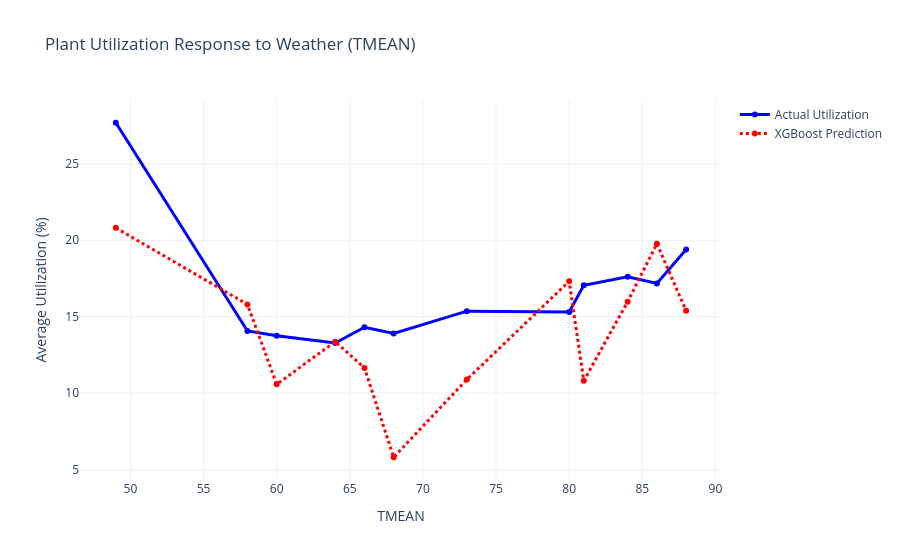

Write notebook code for a chart like this one.
### Markdown cell above
## Plant Utilization Response to Heating Degree Days (HDD)

> **Key Takeaway:** Heating Degree Days track cold weather stress, and as HDD rises past 6, plant usage shoots straight up to power heating across the grid.

* **Steady during mild days, steep climb in the cold**
When HDD stays low between 1 and 6, average utilization sits flat around 13 to 14 percent. Once severe cold hits and HDD reaches 16, actual plant usage spikes up to nearly 28 percent.

* **XGBoost catches the ramp up**
The red dotted line follows the exact same trajectory. It holds flat during mild weather and then ramps up steeply as soon as heating demand takes off.

* **Conservative on the biggest spike**
The model captures the direction cleanly, though it plays it a bit safe at the highest point, predicting 21 percent where actual usage hit 28. This shows the model avoids overreacting while still catching the upward trend.

### Code cell
import pandas as pd
import plotly.graph_objects as go

# 1. Select your weather column (CDD, HDD, or temp)
# We group by the weather variable to see how plant usage responds
weather_col = 'TMEAN' if 'TMEAN' in test_clean.columns else feature_cols[0]

plot_df_weather = test_clean[[weather_col, 'utilization_pct']].copy()
plot_df_weather['predicted_utilization'] = y_pred_reconstructed

# Round weather values so we can group them into clean bins
plot_df_weather['weather_bin'] = plot_df_weather[weather_col].round()

weather_grouped = plot_df_weather.groupby('weather_bin')[['utilization_pct', 'predicted_utilization']].mean().reset_index()
weather_grouped = weather_grouped.sort_values('weather_bin')

# 2. Create the plot
fig_weather = go.Figure()

fig_weather.add_trace(go.Scatter(
    x=weather_grouped['weather_bin'], 
    y=weather_grouped['utilization_pct'],
    mode='lines+markers', 
    name='Actual Utilization',
    line=dict(color='blue', width=3)
))

fig_weather.add_trace(go.Scatter(
    x=weather_grouped['weather_bin'], 
    y=weather_grouped['predicted_utilization'],
    mode='lines+markers', 
    name='XGBoost Prediction',
    line=dict(color='red', width=3, dash='dot')
))

fig_weather.update_layout(
    title=f'Plant Utilization Response to Weather ({weather_col})',
    xaxis_title=weather_col,
    yaxis_title='Average Utilization (%)',
    template='plotly_white',
    hovermode='x unified'
)

fig_weather.show()

### Figure 1 — Plotly figure (JSON) as saved in the notebook; plotly's stock layout.template omitted (floating-point values rounded to 4 significant figures)
{"data": [{"line": {"color": "blue", "width": 3}, "mode": "lines+markers", "name": "Actual Utilization", "type": "scatter", "x": [49.0, 58.0, 60.0, 64.0, 66.0, 68.0, 73.0, 80.0, 81.0, 84.0, 86.0, 88.0], "y": [27.69, 14.06, 13.74, 13.28, 14.31, 13.9, 15.36, 15.31, 17.06, 17.61, 17.17, 19.39]}, {"line": {"color": "red", "dash": "dot", "width": 3}, "mode": "lines+markers", "name": "XGBoost Prediction", "type": "scatter", "x": [49.0, 58.0, 60.0, 64.0, 66.0, 68.0, 73.0, 80.0, 81.0, 84.0, 86.0, 88.0], "y": [20.81, 15.8, 10.57, 13.36, 11.64, 5.795, 10.88, 17.32, 10.8, 15.98, 19.77, 15.38]}], "layout": {"hovermode": "x unified", "title": {"text": "Plant Utilization Response to Weather (TMEAN)"}, "xaxis": {"title": {"text": "TMEAN"}}, "yaxis": {"title": {"text": "Average Utilization (%)"}}}}
